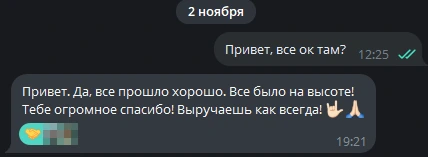
#> input picture scripts/salon-reviews-20261104/img/review-58.webp, 428 x 157 px, given in place of 1.png, which was not available
$ python prepare_reviews.py img img/review-59.webp
#> lines starting #> are read from the running program, lines starting #| are printed output that depends on the picture
"""Два новых отзыва из скриншотов Telegram (04.11.2026): запикселить аватарки в реакциях,
срезать ответ мастера под сообщением клиента, сохранить полный WebP и миниатюру шириной 420.

python prepare_reviews.py <папка со скриншотами 1.png, 2.png> <out>"""
import sys
from pathlib import Path
from PIL import Image

src, out = Path(sys.argv[1]), Path(sys.argv[2])
# файл -> (номер отзыва, нижняя граница кадра или None, области для пикселизации)
JOBS = {
    "1": (58, None, [(44, 124, 79, 146)]),  # «Всё было на высоте», две аватарки в реакциях
    "2": (59, 120, [(12, 91, 76, 108)]),     # фамилия преподавателя; ответ мастера «Крутяк)» срезан
}


def mosaic(im, box, cell=7):
    region = im.crop(box)
    w, h = region.size
    small = region.resize((max(1, w // cell), max(1, h // cell)), Image.BILINEAR)
    im.paste(small.resize((w, h), Image.NEAREST), box[:2])


(out / "thumbs").mkdir(parents=True, exist_ok=True)
for name, (no, bottom, boxes) in JOBS.items():
    im = Image.open(src / f"{name}.png").convert("RGB")
#> im is the input picture: PIL image 428x157 RGB; mean R, G, B 46.1, 50.7, 55.1
    for box in boxes:
        mosaic(im, box)
#> this loop made 1 pass
#> pass 1, in mosaic, `region = im.crop(box)`:
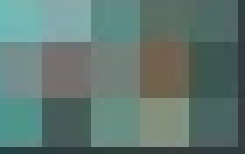
#> region: PIL image 35x22 RGB (shown 7 times larger); mean R, G, B 96.2, 119.6, 113.5
    im = im.crop((1, 1, im.width - 1, (bottom or im.height) - 1))
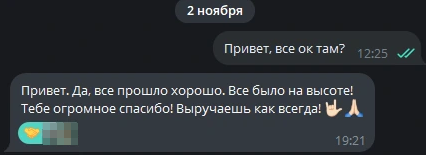
#> im: PIL image 426x155 RGB; mean R, G, B 46.5, 51.1, 55.5
    im.save(out / f"review-{no}.webp", "WEBP", quality=92, method=6)
    th = im.resize((420, round(im.height * 420 / im.width)), Image.LANCZOS)
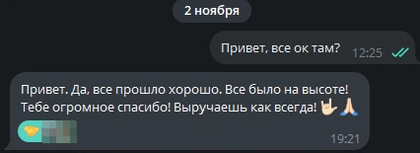
#> th: PIL image 420x153 RGB; mean R, G, B 46.5, 51.1, 55.5
    th.save(out / "thumbs" / f"review-{no}.webp", "WEBP", quality=88, method=6)
    print(f"review-{no}", im.size, "thumb", th.size)
#| review-58 (426, 155) thumb (420, 153)
#> pass 2 of the loop `for name, (no, bottom, boxes) in JOBS.items():`:
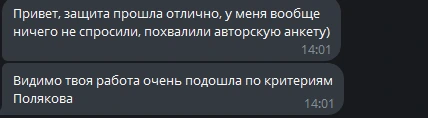
#> input picture scripts/salon-reviews-20261104/img/review-59.webp, 428 x 118 px, given in place of 2.png, which was not available
#> im is the input picture: PIL image 428x118 RGB; mean R, G, B 54.8, 59.3, 65.2
#> the loop `for box in boxes:` made 1 pass
#> pass 1, in mosaic (call 2), `region = im.crop(box)`:
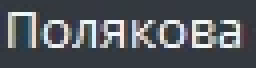
#> region: PIL image 64x17 RGB (shown 4 times larger); mean R, G, B 82, 86.5, 92.3
#> `th = im.resize((420, round(im.height * 420 / im.width)), Image.LANCZOS)`:
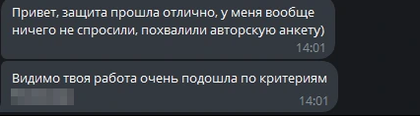
#> th: PIL image 420x116 RGB; mean R, G, B 54.6, 59.1, 64.9
#| review-59 (426, 118) thumb (420, 116)
